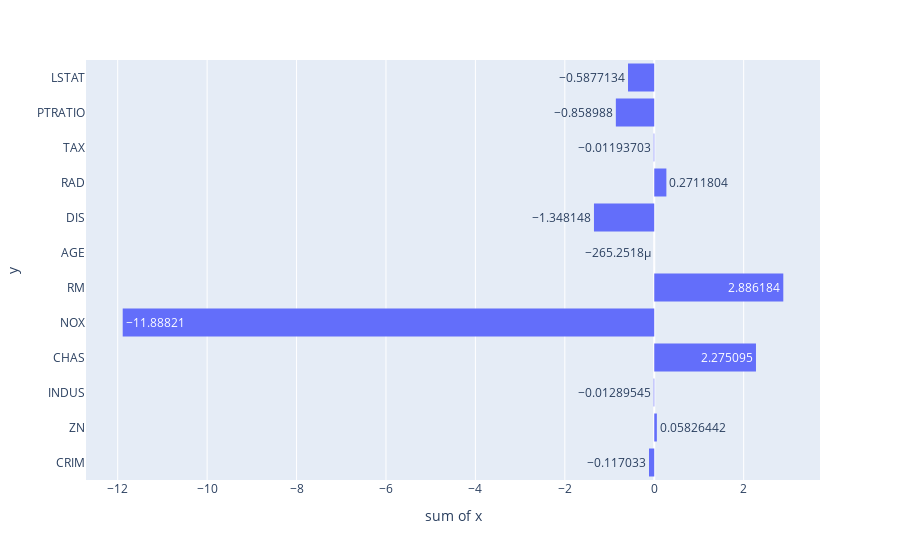

The notebook cell this image was saved under:
### Code cell
px.histogram(x=model.coef_, y=X.columns, text_auto=True)

### Figure 1 — Plotly figure (JSON) as saved in the notebook; plotly's stock layout.template omitted (floating-point values rounded to 4 significant figures)
{"data": [{"alignmentgroup": "True", "bingroup": "y", "histfunc": "sum", "hovertemplate": "sum of x=%{x}<br>y=%{y}<extra></extra>", "legendgroup": "", "marker": {"color": "#636efa", "pattern": {"shape": ""}}, "name": "", "offsetgroup": "", "orientation": "h", "showlegend": false, "texttemplate": "%{value}", "type": "histogram", "x": [-0.117, 0.05826, -0.0129, 2.275, -11.89, 2.886, -0.0002653, -1.348, 0.2712, -0.01194, -0.859, -0.5877], "xaxis": "x", "y": ["CRIM", "ZN", "INDUS", "CHAS", "NOX", "RM", "AGE", "DIS", "RAD", "TAX", "PTRATIO", "LSTAT"], "yaxis": "y"}], "layout": {"barmode": "relative", "legend": {"tracegroupgap": 0}, "margin": {"t": 60}, "xaxis": {"anchor": "y", "domain": [0, 1], "title": {"text": "sum of x"}}, "yaxis": {"anchor": "x", "domain": [0, 1], "title": {"text": "y"}}}}
